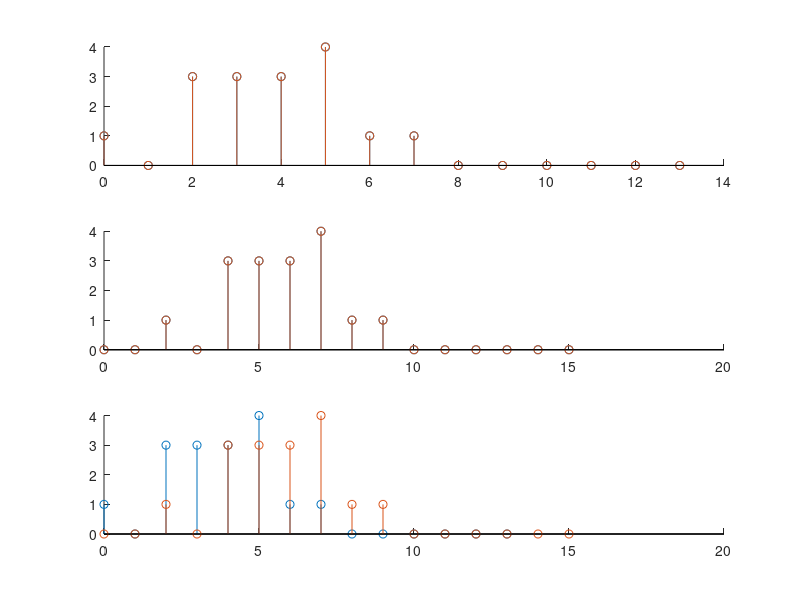

The MATLAB script that drew this image:
% Problem 2.4(e)

x1 = [1 1 1 1 0 0 0 0 0 0];
nx1 = 0:1:9;

h1 = [1 -1 3 0 1];
h2 = [0 2 5 4 -1];
nh1 = 0:1:4;

he1 = h1;
he2 = [0 0 h1];
nhe2 = 0:1:6;

nye1 = nh1(1)+nx1(1):1:nh1(end)+nx1(end);
nye2 = nhe2(1)+nx1(1):1:nhe2(end)+nx1(end);

ye1 = conv(x1, he1);
ye1_inter = conv(he1, x1)
ye2 = conv(x1, he2);
ye2_inter = conv(he2, x1)

subplot(3,1,1);
hold on
stem(nye1, ye1);
stem(nye1, ye1_inter);

subplot(3,1,2);
hold on
stem(nye2, ye2);
stem(nye2, ye2_inter);

subplot(3,1,3);
hold on
stem(nye1, ye1);
stem(nye2, ye2);

saveas(gcf, "plots/P2_4_e_out.png");
close;

